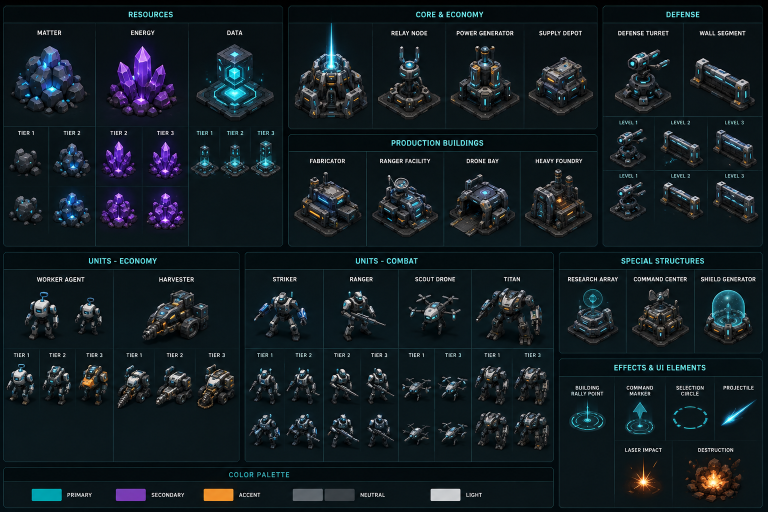
#> input picture art/reference/asset-sheet.png, 1536 x 1024 px (shown at 1/2 size)
$ python extract_models.py
#> lines starting #> are read from the running program, lines starting #| are printed output that depends on the picture
#!/usr/bin/env python3
"""Slice `art/reference/asset-sheet.png` into one PNG per model.

The sheet is a labelled contact sheet: panels of models laid out in rows under
title text. Rather than hand-tuning 60 bounding boxes, each row is declared as a
*band* (a rectangle that contains only model art, no label text) plus the ordered
names of the models inside it. The band is then split automatically on the empty
columns between models and tightened to the ink, so a small mis-declaration of the
band still yields a correct crop.
"""
from __future__ import annotations

import json
import sys
from pathlib import Path

from PIL import Image

ROOT = Path(__file__).resolve().parent
SHEET = ROOT / "reference" / "asset-sheet.png"
OUT = ROOT / "models"

# Luminance above which a pixel counts as model ink. The panel ground sits around
# 12-30 and the faint panel grid lines around 40; model art is far brighter.
INK = 62
# A column needs this many ink pixels to count as occupied, which ignores the
# stray antialiased pixel and the 1px panel rules.
MIN_COL_INK = 2
# Columns of empty space that separate two models in a band.
MIN_GAP = 7
# Padding kept around the tightened box so nothing is clipped.
PAD = 6

# Bands whose models sit closer together than MIN_GAP declare their own gap.
GAP_OVERRIDES = {"resources-tier-a": 4, "economy": 4, "defense-hero": 4}

Band = tuple[str, tuple[int, int, int, int], list[str]]

BANDS: list[Band] = [
    # --- RESOURCES ---
    ("resources-hero", (12, 70, 566, 252), ["matter", "energy", "data"]),
    ("resources-tier-a", (12, 282, 566, 368),
     ["matter-tier-1", "matter-tier-2", "energy-tier-2", "energy-tier-3",
      "data-tier-1", "data-tier-2", "data-tier-3"]),
    ("resources-tier-b", (12, 378, 380, 478),
     ["matter-tier-1-alt", "matter-tier-2-alt", "energy-tier-2-alt", "energy-tier-3-alt"]),

    # --- CORE & ECONOMY (the Core sits in its own tall cell to the left) ---
    ("core", (578, 8, 745, 250), ["core"]),
    ("economy", (750, 86, 1192, 250), ["relay-node", "power-generator", "supply-depot"]),

    # --- PRODUCTION BUILDINGS ---
    ("production", (578, 330, 1192, 502),
     ["fabricator", "ranger-facility", "drone-bay", "heavy-foundry"]),

    # --- DEFENSE ---
    ("defense-hero", (1208, 86, 1528, 236), ["defense-turret", "wall-segment"]),
    ("defense-a", (1208, 258, 1528, 346),
     ["defense-turret-level-1", "wall-segment-level-2", "wall-segment-level-3"]),
    ("defense-b", (1208, 366, 1528, 444),
     ["defense-turret-level-1-alt", "wall-segment-level-2-alt", "wall-segment-level-3-alt"]),

    # --- UNITS: ECONOMY ---
    ("units-economy-hero", (12, 576, 460, 690), ["worker-agent", "worker-agent-alt", "harvester"]),
    ("units-economy-tier", (17, 718, 470, 820),
     ["worker-agent-tier-1", "worker-agent-tier-2", "worker-agent-tier-3",
      "harvester-tier-1", "harvester-tier-2", "harvester-tier-3"]),

    # --- UNITS: COMBAT ---
    ("units-combat-hero", (496, 570, 1100, 690), ["striker", "ranger", "scout-drone", "titan"]),
    ("units-combat-tier-a", (496, 718, 1100, 818),
     ["striker-tier-1", "striker-tier-2", "ranger-tier-2", "ranger-tier-3",
      "scout-drone-tier-1", "scout-drone-tier-3", "titan-tier-1", "titan-tier-3"]),
    ("units-combat-tier-b", (496, 822, 1100, 906),
     ["striker-tier-1-alt", "striker-tier-2-alt", "ranger-tier-2-alt", "ranger-tier-3-alt",
      "scout-drone-tier-1-alt", "scout-drone-tier-3-alt", "titan-tier-1-alt", "titan-tier-3-alt"]),

    # --- SPECIAL STRUCTURES ---
    ("special", (1116, 570, 1528, 692), ["research-array", "command-center", "shield-generator"]),

    # --- EFFECTS & UI ---
    ("effects-a", (1118, 792, 1530, 882),
     ["rally-point", "command-marker", "selection-circle", "projectile"]),
    ("effects-b", (1170, 924, 1460, 1006), ["laser-impact", "destruction"]),
]


def ink_mask(im: Image.Image) -> list[list[bool]]:
    px = im.load()
    w, h = im.size
    return [[(px[x, y][0] * 299 + px[x, y][1] * 587 + px[x, y][2] * 114) // 1000 >= INK
             for y in range(h)] for x in range(w)]


def runs(occupied: list[bool], min_gap: int) -> list[tuple[int, int]]:
    """Contiguous occupied spans, merging spans closer together than `min_gap`."""
    spans: list[list[int]] = []
    for i, on in enumerate(occupied):
        if not on:
            continue
        if spans and i - spans[-1][1] <= min_gap:
            spans[-1][1] = i
        else:
            spans.append([i, i])
    return [(a, b) for a, b in spans]


def main() -> int:
    sheet = Image.open(SHEET).convert("RGB")
#> sheet is the input picture: PIL image 1536x1024 RGB; mean R, G, B 19.5, 29.5, 35
    OUT.mkdir(parents=True, exist_ok=True)
    manifest: list[dict[str, object]] = []
    problems: list[str] = []

    for band_name, (bx0, by0, bx1, by1), names in BANDS:
        band = sheet.crop((bx0, by0, bx1, by1))
        mask = ink_mask(band)
        bw, bh = band.size
        cols = [sum(1 for y in range(bh) if mask[x][y]) >= MIN_COL_INK for x in range(bw)]
        gap = GAP_OVERRIDES.get(band_name, MIN_GAP)
        spans = [s for s in runs(cols, gap) if s[1] - s[0] >= 8]
        if len(spans) != len(names):
            problems.append(f"{band_name}: found {len(spans)} models, expected {len(names)} "
                            f"({[ (a+bx0, b+bx0) for a, b in spans ]})")
            continue
        for (x0, x1), name in zip(spans, names):
            ys = [y for y in range(bh)
                  if sum(1 for x in range(x0, x1 + 1) if mask[x][y]) >= MIN_COL_INK]
            if not ys:
                problems.append(f"{band_name}/{name}: no ink")
                continue
            box = (max(0, bx0 + x0 - PAD), max(0, by0 + min(ys) - PAD),
                   min(sheet.width, bx0 + x1 + 1 + PAD), min(sheet.height, by0 + max(ys) + 1 + PAD))
            sheet.crop(box).save(OUT / f"{name}.png")
            manifest.append({"name": name, "band": band_name, "file": f"models/{name}.png",
                             "box": list(box)})
#> this loop made 17 passes
#> spans on passes 1, 3, 4, 5, 6, 7, 8, 9, 10, 12, 15, 16: [(21, 161), (209, 339), (381, 534)], [(9, 70), (97, 165), (192, 260), (282, 352)], [(12, 155)], [(6, 130), (151, 288), (307, 435)], [(11, 143), (167, 296), (322, 441), (472, 604)], [(22, 133), (172, 290)], [(12, 84), (114, 189), (219, 302)], [(12, 83), (113, 197), (219, 306)], [(38, 104), (139, 191), (273, 403)], [(12, 117), (187, 274), (322, 424), (456, 587)], [(20, 109), (149, 250), (297, 383)], [(25, 88), (135, 187), (228, 296), (326, 386)]
#> pass 1, in main, `band = sheet.crop((bx0, by0, bx1, by1))`:
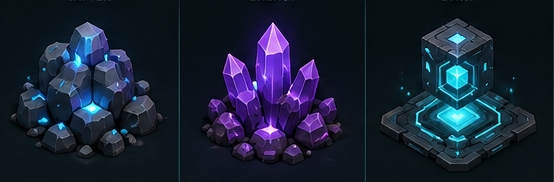
#> band: PIL image 554x182 RGB; mean R, G, B 24.2, 33.6, 52.2
#> pass 1, in main, `sheet.crop(box).save(OUT / f"{name}.png")`:
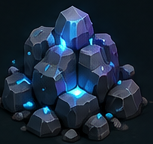
#> saved as matter.png: PIL image 153x144 RGB; mean R, G, B 27.5, 42.7, 60.5
#> pass 1, in main, `sheet.crop(box).save(OUT / f"{name}.png")`:
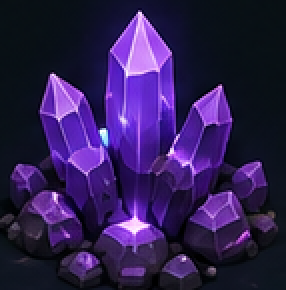
#> saved as energy.png: PIL image 143x145 RGB (shown 2 times larger); mean R, G, B 47.6, 29.7, 82.1
#> pass 1, in main, `sheet.crop(box).save(OUT / f"{name}.png")`:
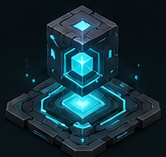
#> saved as data.png: PIL image 166x157 RGB; mean R, G, B 20.1, 46.8, 55.4
#> after the loop:
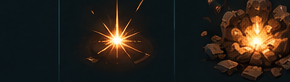
#> band: PIL image 290x82 RGB; mean R, G, B 40.3, 33.4, 26.4
#> after the loop, manifest = 68 items; problems = []

    (ROOT / "models.json").write_text(json.dumps(manifest, indent=2) + "\n")
    print(f"wrote {len(manifest)} crops to {OUT}")
#| wrote 68 crops to art/models
    for p in problems:
        print("PROBLEM", p, file=sys.stderr)
#> this loop made 0 passes
    return 1 if problems else 0


if __name__ == "__main__":
    raise SystemExit(main())
#> (the program exits here)
